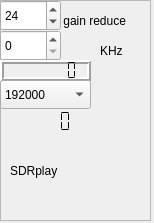
<?xml version="1.0" encoding="UTF-8"?>
<ui version="4.0">
 <class>Form</class>
 <widget class="QWidget" name="Form">
  <property name="geometry">
   <rect>
    <x>0</x>
    <y>0</y>
    <width>154</width>
    <height>223</height>
   </rect>
  </property>
  <property name="windowTitle">
   <string>Form</string>
  </property>
  <widget class="QFrame" name="frame">
   <property name="geometry">
    <rect>
     <x>0</x>
     <y>0</y>
     <width>151</width>
     <height>221</height>
    </rect>
   </property>
   <property name="frameShape">
    <enum>QFrame::StyledPanel</enum>
   </property>
   <property name="frameShadow">
    <enum>QFrame::Raised</enum>
   </property>
   <widget class="QLCDNumber" name="rateDisplay">
    <property name="geometry">
     <rect>
      <x>0</x>
      <y>60</y>
      <width>91</width>
      <height>21</height>
     </rect>
    </property>
    <property name="lineWidth">
     <number>2</number>
    </property>
    <property name="digitCount">
     <number>7</number>
    </property>
    <property name="segmentStyle">
     <enum>QLCDNumber::Flat</enum>
    </property>
   </widget>
   <widget class="QLabel" name="label">
    <property name="geometry">
     <rect>
      <x>10</x>
      <y>160</y>
      <width>67</width>
      <height>21</height>
     </rect>
    </property>
    <property name="text">
     <string>SDRplay</string>
    </property>
   </widget>
   <widget class="QSpinBox" name="externalGain">
    <property name="geometry">
     <rect>
      <x>0</x>
      <y>0</y>
      <width>61</width>
      <height>31</height>
     </rect>
    </property>
    <property name="maximum">
     <number>103</number>
    </property>
    <property name="value">
     <number>24</number>
    </property>
   </widget>
   <widget class="QSpinBox" name="khzOffset">
    <property name="geometry">
     <rect>
      <x>0</x>
      <y>30</y>
      <width>61</width>
      <height>31</height>
     </rect>
    </property>
    <property name="maximum">
     <number>1000000</number>
    </property>
   </widget>
   <widget class="QLabel" name="label_3">
    <property name="geometry">
     <rect>
      <x>100</x>
      <y>40</y>
      <width>41</width>
      <height>21</height>
     </rect>
    </property>
    <property name="text">
     <string>KHz</string>
    </property>
   </widget>
   <widget class="QLabel" name="label_5">
    <property name="geometry">
     <rect>
      <x>60</x>
      <y>10</y>
      <width>91</width>
      <height>21</height>
     </rect>
    </property>
    <property name="text">
     <string> gain reduce</string>
    </property>
   </widget>
   <widget class="QLabel" name="statusLabel">
    <property name="geometry">
     <rect>
      <x>10</x>
      <y>190</y>
      <width>121</width>
      <height>21</height>
     </rect>
    </property>
    <property name="text">
     <string/>
    </property>
   </widget>
   <widget class="QComboBox" name="rateSelector">
    <property name="geometry">
     <rect>
      <x>0</x>
      <y>80</y>
      <width>91</width>
      <height>29</height>
     </rect>
    </property>
    <item>
     <property name="text">
      <string>192000</string>
     </property>
    </item>
    <item>
     <property name="text">
      <string>96000</string>
     </property>
    </item>
    <item>
     <property name="text">
      <string>256000</string>
     </property>
    </item>
    <item>
     <property name="text">
      <string>384000</string>
     </property>
    </item>
    <item>
     <property name="text">
      <string>512000</string>
     </property>
    </item>
    <item>
     <property name="text">
      <string>768000</string>
     </property>
    </item>
    <item>
     <property name="text">
      <string>New Item</string>
     </property>
    </item>
   </widget>
   <widget class="QLCDNumber" name="api_version">
    <property name="geometry">
     <rect>
      <x>0</x>
      <y>110</y>
      <width>91</width>
      <height>23</height>
     </rect>
    </property>
    <property name="lineWidth">
     <number>0</number>
    </property>
    <property name="segmentStyle">
     <enum>QLCDNumber::Flat</enum>
    </property>
   </widget>
  </widget>
 </widget>
 <resources/>
 <connections/>
</ui>
